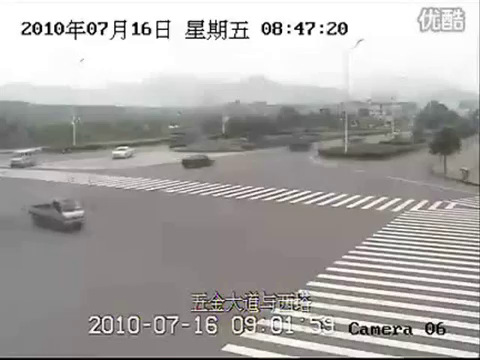
#> input picture frame 11 of accident_detection/test_data/1.mp4, 480 x 360 px, given in place of 2.mp4, which was not available
$ python MotionInteractionField.py
#> lines starting #> are read from the running program, lines starting #| are printed output that depends on the picture; pictures that were not available may be replaced by others from this repository, and a replacement may not be noted
import cv2
import numpy as np
import os
import time
from collections import deque

def resize_frame(frame, scale_percent):
    width = int(frame.shape[1] * scale_percent / 100)
    height = int(frame.shape[0] * scale_percent / 100)
    dim = (width, height)
    return cv2.resize(frame, dim, interpolation = cv2.INTER_AREA)

os.makedirs("accident_frames2", exist_ok=True)
frame_index = 0

video = cv2.VideoCapture('test/2.mp4')
ret, old_frame = video.read()
#> old_frame is the input picture: shape (360, 480, 3); mean B, G, R 166.8, 168.4, 170.9

if ret:

    old_frame = resize_frame(old_frame, 100)
    old_gray = cv2.cvtColor(old_frame, cv2.COLOR_BGR2GRAY)

frame_buffer = deque(maxlen=30)

magnitude_buffer = deque(maxlen=30)

save_extra_frames = False
extra_frames_counter = 0

prev_time = time.time()

while(video.isOpened()):
    ret, frame = video.read()
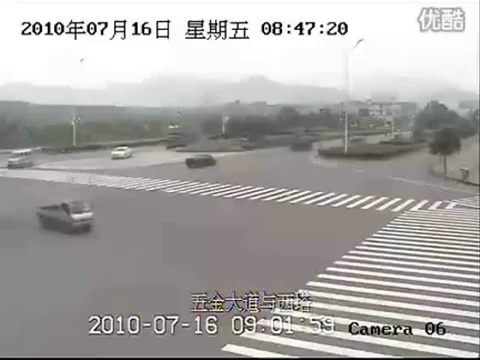
#> input picture frame 12 of accident_detection/test_data/1.mp4, 480 x 360 px, given in place of 2.mp4, which was not available
#> frame is the input picture: shape (360, 480, 3); mean B, G, R 166.8, 168.4, 170.9

    if ret:

        frame = resize_frame(frame, 100)

        curr_time = time.time()
        fps = 1 / (curr_time - prev_time)
        prev_time = curr_time

        os.system('cls' if os.name == 'nt' else 'clear')

        print(f"FPS: {fps}")

        original_frame = frame.copy()

        gray = cv2.cvtColor(frame, cv2.COLOR_BGR2GRAY)

        #Calculate Dense Optical Flow
        flow = cv2.calcOpticalFlowFarneback(old_gray, gray, None, 0.5, 3, 15, 3, 5, 1.2, 0)

        #Compute Magnitude and Angle of 2D Vectors
        magnitude, angle = cv2.cartToPolar(flow[..., 0], flow[..., 1])
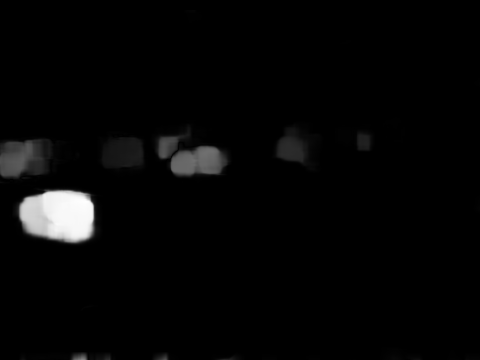
#> magnitude: shape (360, 480) float32; min 0, max 9.21, mean 0.23; drawn with min black and max white
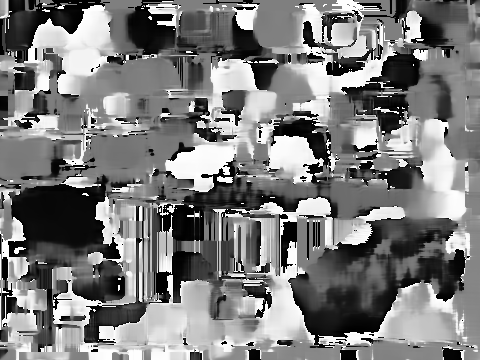
#> angle: shape (360, 480) float32; min 1.99e-15, max 6.28, mean 3.07; drawn with min black and max white

        #Normalize Magnitude from 0 to 255 and calculate its Average
        magnitude = cv2.normalize(magnitude, None, 0, 255, cv2.NORM_MINMAX)
        avg_magnitude = np.mean(magnitude)
#> avg_magnitude = 6.35

        #Calculate the difference in Average Magnitude between the Current Frame and the Previous Frame
        magnitude_diff = avg_magnitude - magnitude_buffer[-1] if magnitude_buffer else 0
#> magnitude_diff = 0

        magnitude_buffer.append(avg_magnitude)

        avg_magnitude_5_frames = np.mean(magnitude_buffer)

        #Create a Binary Mask where the current Average Magnitude is significantly above or below the Average Magnitude of the last 5 Frames
        motion_mask = np.where((magnitude > avg_magnitude_5_frames * 100) | (magnitude_diff > avg_magnitude_5_frames * 1), 255, 0).astype(np.uint8)
#> motion_mask: shape (360, 480); every value is 0

        #Find the contours of the moving regions
        contours, _ = cv2.findContours(motion_mask, cv2.RETR_EXTERNAL, cv2.CHAIN_APPROX_SIMPLE)
#> contours = []

        for cnt in contours:
            if cv2.contourArea(cnt) > 500 and cv2.isContourConvex(cnt) == False:
                cv2.drawContours(frame, [cnt], -1, (0,255,0), 3)
#> this loop made 0 passes

        # if any significant motion is detected
        if contours and not save_extra_frames:

            for i, buffered_frame in enumerate(frame_buffer):
                cv2.imwrite(f"accident_frames2/frame_{frame_index - 30 + i}.jpg", buffered_frame)

            save_extra_frames = True

        frame_buffer.append(original_frame)

        if save_extra_frames:

            cv2.imwrite(f"accident_frames2/frame_{frame_index}.jpg", original_frame)
            extra_frames_counter += 1

            if extra_frames_counter == 5:
                save_extra_frames = False
                extra_frames_counter = 0

        old_gray = gray.copy()
        frame_index += 1

    else:
        break

video.release()
cv2.destroyAllWindows()

$ run again, starting later in the video
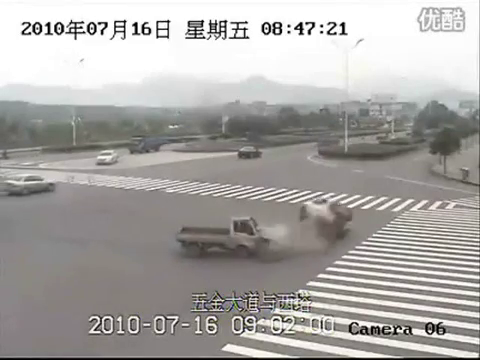
#> input picture frame 49 of accident_detection/test_data/1.mp4, 480 x 360 px, given in place of 2.mp4, which was not available
#> old_frame is the input picture: shape (360, 480, 3); mean B, G, R 164.9, 167.3, 169.7
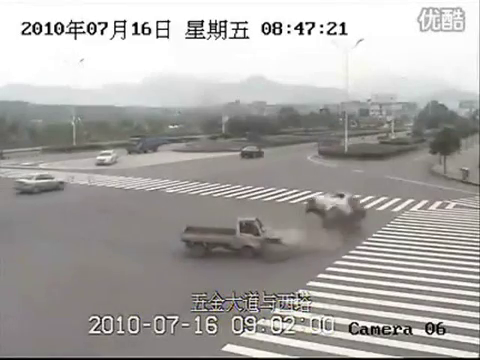
#> input picture frame 50 of accident_detection/test_data/1.mp4, 480 x 360 px, given in place of 2.mp4, which was not available
#> frame is the input picture: shape (360, 480, 3); mean B, G, R 164.7, 167.1, 169.6
#> `magnitude, angle = cv2.cartToPolar(flow[..., 0], flow[..., 1])`:
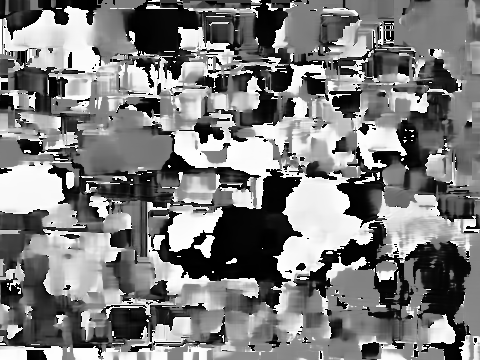
#> angle: shape (360, 480) float32; min 5.57e-13, max 6.28, mean 3.07; drawn with min black and max white
#> avg_magnitude = 10.64
#> magnitude_diff = 0
#> motion_mask: shape (360, 480); every value is 0
#> contours = []
